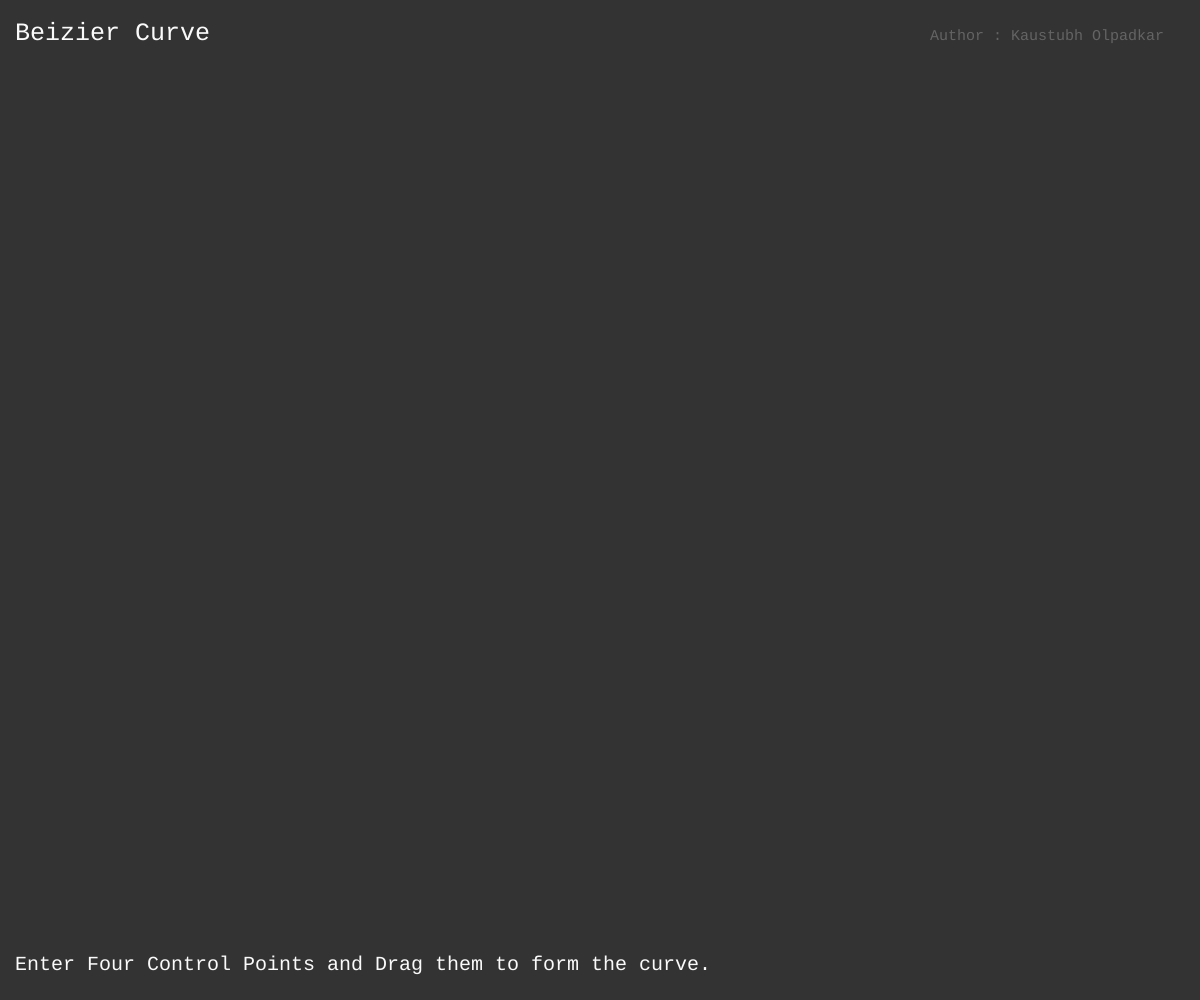
Frame 1 (no input)
Frame 60 (no input): identical to frame 1, image omitted
Frame 120 (the mouse pressed at the canvas centre since frame 60): identical to frame 1, image omitted

The p5.js sketch that drew this single still picture (run headless with seeded random() and noise() and a simulated clock; from frame 60 on, the mouse is pressed at the canvas centre):

// p5.js sketch
// ── sketch.js
var dia = 20;

var count = 0;

var x = [];
var y = [];

var tx, ty, ti = -1;

var degree = 4;
var instruction = "Enter Four Control Points and Drag them to form the curve."

function fact(x) {
   if(x==0) {
      return 1;
   }
   return x * fact(x-1);
}

function C (n, r) {
  return (fact(n) / (fact(r) * fact(n - r)));
}

function setup() {
  createCanvas(windowWidth,windowHeight);
  stroke(255);
}

function draw() {

  var xx, yy;

  background(51);

  fill(250);
  noStroke();
  textFont('monospace');
  textSize(25);
  text("Beizier Curve", 15, 40);
  textSize(20);
  text(instruction, 15, windowHeight - 30);
  fill(100);
  textSize(15);
  text("Author : Kaustubh Olpadkar", windowWidth - 270, 40);
  noFill();
  noStroke();

  for (var i = 0; i < x.length; i++) {
    fill(250);
    ellipse(x[i], y[i], 20, 20);
  }

  if (count < degree) {
  } else {
  midpoint(x[0], y[0], x[1], y[1], x[2], y[2], x[3], y[3], 9);
  }

  noFill();
}

function mouseClicked(){
  if (count < degree && mouseX < width && mouseY < height) {
    x[count] = mouseX;
    y[count] = mouseY;
    count++;
  }
}

function mouseDragged () {
  if (count < degree) {

  } else {
    tx = mouseX;
    ty = mouseY;

    for (var i = 0; i < x.length; i++) {
      if (tx < x[i] + dia && tx > x[i] - dia && ty < y[i] + dia && ty > y[i] - dia) {
        x[i] = tx;
        y[i] = ty;
        break;
      }
    }
  }
}

function midpoint (x1, y1, x2, y2, x3, y3, x4, y4, n) {

  if (n == 0) {
    fill(250);
    stroke(250);
    line(x1, y1, x2, y2);
    line(x2, y2, x3, y3);
    line(x3, y3, x4, y4);
    noStroke();
    return;
  }

  let x12 = (x1 + x2) / 2;
  let y12 = (y1 + y2) / 2;

  let x23 = (x2 + x3) / 2;
  let y23 = (y2 + y3) / 2;

  let x34 = (x3 + x4) / 2;
  let y34 = (y3 + y4) / 2;

  let x123 = (x12 + x23) / 2;
  let y123 = (y12 + y23) / 2;

  let x234 = (x23 + x34) / 2;
  let y234 = (y23 + y34) / 2;

  let x1234 = (x123 + x234) / 2;
  let y1234 = (y123 + y234) / 2;


  midpoint (x1, y1, x12, y12, x123, y123, x1234, y1234, n - 1);
  midpoint (x1234, y1234, x234, y234, x34, y34, x4, y4, n - 1);
}
